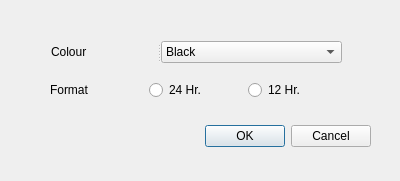
<?xml version="1.0" encoding="UTF-8"?>
<ui version="4.0">
 <class>Preference</class>
 <widget class="QDialog" name="Preference">
  <property name="geometry">
   <rect>
    <x>0</x>
    <y>0</y>
    <width>400</width>
    <height>181</height>
   </rect>
  </property>
  <property name="windowTitle">
   <string>Dialog</string>
  </property>
  <widget class="QDialogButtonBox" name="buttonBox">
   <property name="geometry">
    <rect>
     <x>30</x>
     <y>120</y>
     <width>341</width>
     <height>32</height>
    </rect>
   </property>
   <property name="orientation">
    <enum>Qt::Horizontal</enum>
   </property>
   <property name="standardButtons">
    <set>QDialogButtonBox::Cancel|QDialogButtonBox::Ok</set>
   </property>
  </widget>
  <widget class="QWidget" name="layoutWidget">
   <property name="geometry">
    <rect>
     <x>50</x>
     <y>80</y>
     <width>291</width>
     <height>20</height>
    </rect>
   </property>
   <layout class="QHBoxLayout" name="horizontalLayout_2">
    <item>
     <widget class="QLabel" name="Format_Label">
      <property name="text">
       <string>Format </string>
      </property>
     </widget>
    </item>
    <item>
     <widget class="QRadioButton" name="radioButton24Hr">
      <property name="text">
       <string>24 Hr.</string>
      </property>
     </widget>
    </item>
    <item>
     <widget class="QRadioButton" name="radioButton12Hr">
      <property name="text">
       <string>12 Hr.</string>
      </property>
     </widget>
    </item>
   </layout>
  </widget>
  <widget class="QSplitter" name="splitter">
   <property name="geometry">
    <rect>
     <x>51</x>
     <y>41</y>
     <width>291</width>
     <height>22</height>
    </rect>
   </property>
   <property name="orientation">
    <enum>Qt::Horizontal</enum>
   </property>
   <widget class="QLabel" name="colorLabel">
    <property name="text">
     <string>Colour </string>
    </property>
   </widget>
   <widget class="QComboBox" name="colorBox">
    <item>
     <property name="text">
      <string>Black</string>
     </property>
    </item>
    <item>
     <property name="text">
      <string>Yellow</string>
     </property>
    </item>
    <item>
     <property name="text">
      <string>Green</string>
     </property>
    </item>
    <item>
     <property name="text">
      <string>Red</string>
     </property>
    </item>
   </widget>
  </widget>
 </widget>
 <resources/>
 <connections>
  <connection>
   <sender>buttonBox</sender>
   <signal>accepted()</signal>
   <receiver>Preference</receiver>
   <slot>accept()</slot>
   <hints>
    <hint type="sourcelabel">
     <x>248</x>
     <y>134</y>
    </hint>
    <hint type="destinationlabel">
     <x>157</x>
     <y>180</y>
    </hint>
   </hints>
  </connection>
  <connection>
   <sender>buttonBox</sender>
   <signal>rejected()</signal>
   <receiver>Preference</receiver>
   <slot>reject()</slot>
   <hints>
    <hint type="sourcelabel">
     <x>316</x>
     <y>140</y>
    </hint>
    <hint type="destinationlabel">
     <x>286</x>
     <y>180</y>
    </hint>
   </hints>
  </connection>
 </connections>
</ui>
